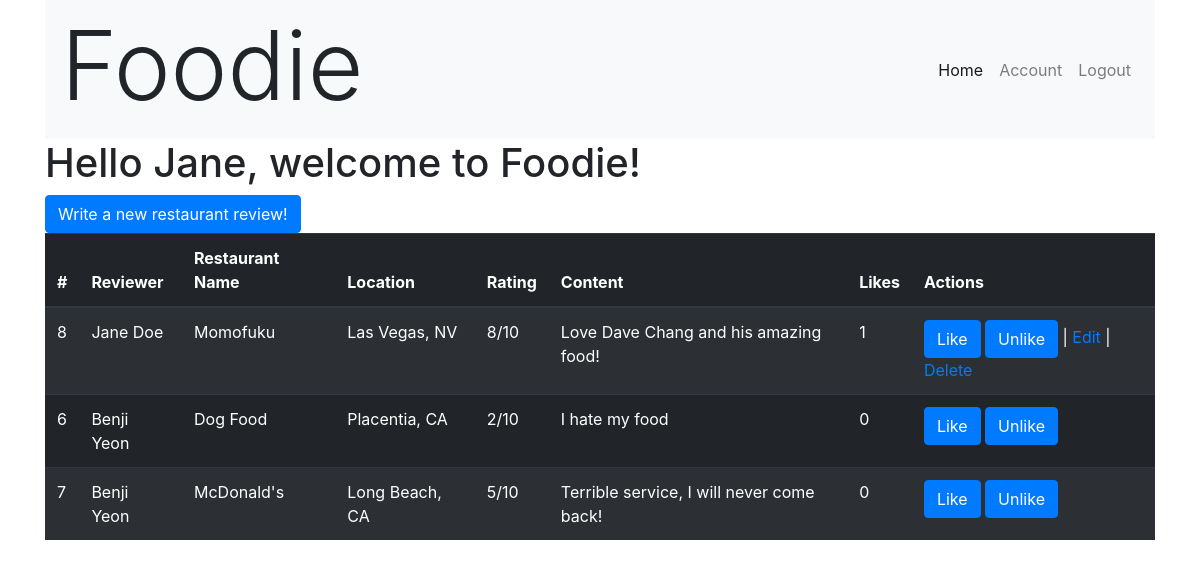
Before: /dashboard (signed in) with the older database file.
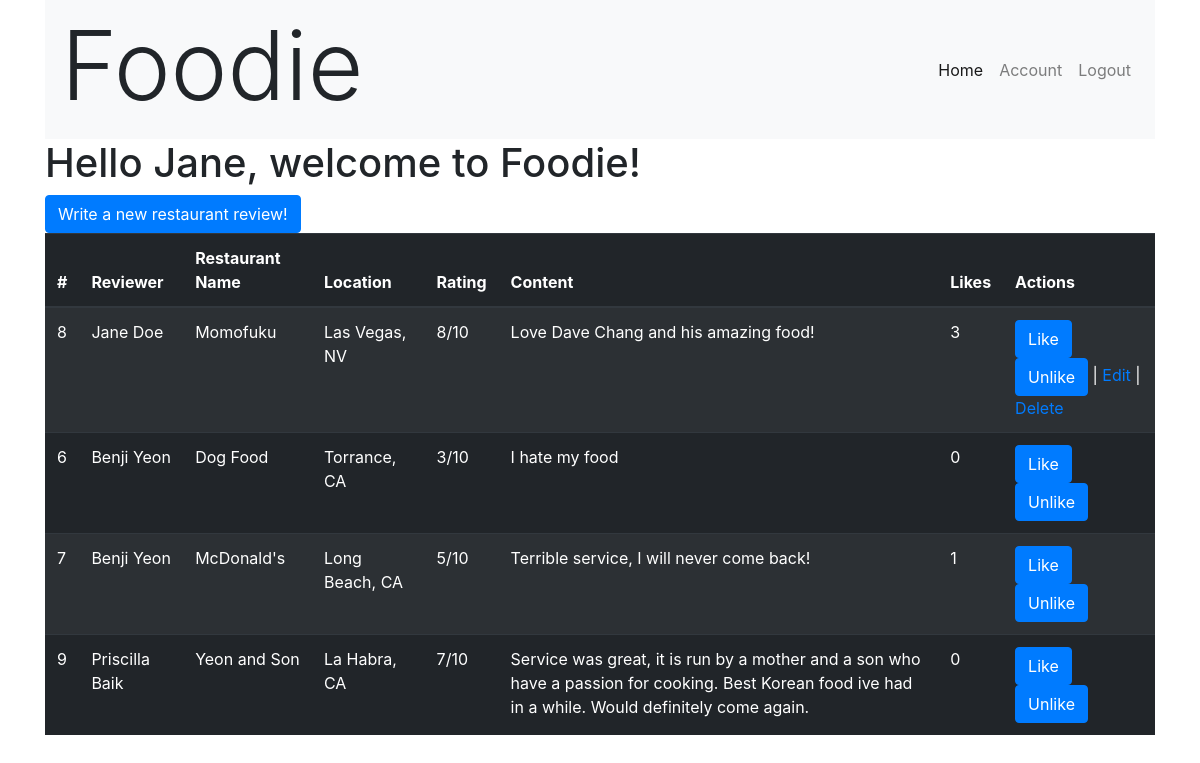
After: the same page with the newer database file.
### FoodieApp/models.py (models this page shows)
class Review(models.Model):
    restaurant_name = models.CharField(max_length=255)
    location = models.CharField(max_length=255)
    rating = models.IntegerField()
    content = models.CharField(max_length=255)
    creator = models.ForeignKey(
        User, related_name="has_created_review", on_delete=models.CASCADE)
    liked_by = models.ManyToManyField(User, related_name="liked_reviews")
    created_at = models.DateField(auto_now_add=True)
    updated_at = models.DateField(auto_now=True)
    objects = ReviewManager()

class User(models.Model):
    first_name = models.CharField(max_length=255)
    last_name = models.CharField(max_length=255)
    email = models.EmailField(max_length=255)
    password = models.CharField(max_length=255)
    created_at = models.DateField(auto_now_add=True)
    updated_at = models.DateField(auto_now=True)
    objects = UserManager()

### FoodieApp/views.py (the view)
# urls.py: path('dashboard', views.dashboard),
def dashboard(request):
    this_user = User.objects.get(id=request.session['user_id'])
    if 'user_id' not in request.session:
        return redirect('/')
    else:
        context = {
            'liked_reviews': Review.objects.filter(liked_by=this_user),
            'all_reviews': Review.objects.all(),
            'this_user': this_user
        }
        return render(request, 'dashboard.html', context)

### FoodieApp/templates/dashboard.html (shortened to what the changed rows need)
<!DOCTYPE html>
<html lang="en">
<head>
    <link rel="stylesheet" href="https://maxcdn.bootstrapcdn.com/bootstrap/4.0.0/css/bootstrap.min.css"
>
</head>
<body>
    <div class="container">
        <nav class="navbar navbar-expand-lg navbar-light bg-light">
            <h1 class="display-1">Foodie</h1>
        </nav>
        <h1>Hello {{request.session.first_name}}, welcome to Foodie!</h1>
        <div class="column">
            <table class="table table-striped table-dark">
                <thead>
                    <tr>
                        <th scope="col">#</th>
                        <th scope="col">Reviewer</th>
                        <th scope="col">Restaurant Name</th>
                        <th scope="col">Location</th>
                        <th scope="col">Rating</th>
                        <th scope="col">Content</th>
                        <th scope="col">Likes</th>
                        <th scope="col">Actions</th>
                    </tr>
                </thead>
                <tbody>
                    {% for Review in all_reviews %}
                    {% if Review.creator.id is request.session.user_id %}
                    <tr>
                        <td>{{ Review.id }}</td>
                        <td>{{ Review.creator.first_name }} {{ Review.creator.last_name }}</td>
                        <td>{{ Review.restaurant_name }}</td>
                        <td>{{ Review.location }}</td>
                        <td>{{ Review.rating }}/10</td>
                        <td>{{ Review.content }}</td>
                        <td>{{ Review.liked_by.count }}</td>
                        <td>
                            {% if this_user not in liked_reviews %}
                            <a href="/like/{{Review.id}}"><button class="btn btn-primary"
                                    type="submit">Like</button></a>
                            {% endif %}
                            {% if this_user != Review.liked_by.all %}
                            <a href="/unlike/{{Review.id}}"><button class="btn btn-primary"
                                    type="submit">Unlike</button></a>
                            {% endif %}
                            | <a href="/view_review/{{Review.id}}">Edit</a> |
                            <a href="/remove_review/{{Review.id}}">Delete</a>
                        </td>
                    </tr>
                    {% endif %}
                    {% endfor %}
                    {% for Review in all_reviews %}
                    {% if Review.creator.id is not request.session.user_id %}
                    <tr>
                        <td>{{ Review.id }}</td>
                        <td>{{ Review.creator.first_name }} {{ Review.creator.last_name }}</td>
                        <td>{{ Review.restaurant_name }}</td>
                        <td>{{ Review.location }}</td>
                        <td>{{ Review.rating }}/10</td>
                        <td>{{ Review.content }}</td>
                        <td>{{ Review.liked_by.count }}</td>
                        <td>
                            {% if this_user not in liked_reviews %}
                            <a href="/like/{{Review.id}}"><button class="btn btn-primary"
                                    type="submit">Like</button></a>
                            {% endif %}
                            {% if this_user != Review.liked_by.all %}
                            <a href="/unlike/{{Review.id}}"><button class="btn btn-primary"
                                    type="submit">Unlike</button></a>
                            {% endif %}
                        </td>
                    </tr>
                    {% endif %}
                    {% endfor %}
                </tbody>
            </table>
        </div>
    </div>
</body>
</html>

Changed rows visible on the page:
computed for Review "Momofuku": liked_by.count "1" → "3"
changed Review "Dog Food": location "Placentia, CA" → "Torrance, CA"; rating "2" → "3"
computed for Review "McDonald's": liked_by.count "0" → "1"
added Review: id "9", creator.first_name "Priscilla", creator.last_name "Baik", restaurant_name "Yeon and Son", location "La Habra, CA", rating "7", content "Service was great, it is run by a mother and a son who have a passion for cooking. Best Korean food ive had in a while. Would definitely come again.", liked_by.count "0"
